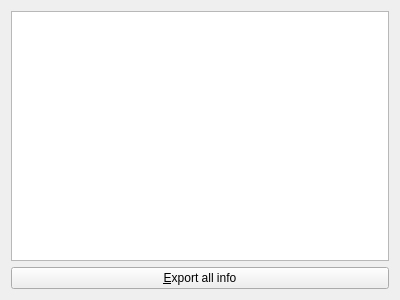
<?xml version="1.0" encoding="UTF-8"?>
<ui version="4.0">
 <class>Form</class>
 <widget class="QWidget" name="Form">
  <property name="geometry">
   <rect>
    <x>0</x>
    <y>0</y>
    <width>400</width>
    <height>300</height>
   </rect>
  </property>
  <property name="windowTitle">
   <string>Form</string>
  </property>
  <layout class="QVBoxLayout" name="verticalLayout">
   <item>
    <widget class="QTableWidget" name="tableWidget">
     <property name="sizePolicy">
      <sizepolicy hsizetype="Preferred" vsizetype="Expanding">
       <horstretch>0</horstretch>
       <verstretch>0</verstretch>
      </sizepolicy>
     </property>
     <property name="editTriggers">
      <set>QAbstractItemView::NoEditTriggers</set>
     </property>
     <property name="verticalScrollMode">
      <enum>QAbstractItemView::ScrollPerPixel</enum>
     </property>
     <property name="horizontalScrollMode">
      <enum>QAbstractItemView::ScrollPerPixel</enum>
     </property>
     <attribute name="horizontalHeaderStretchLastSection">
      <bool>true</bool>
     </attribute>
    </widget>
   </item>
   <item>
    <widget class="QPushButton" name="exportPushButton">
     <property name="sizePolicy">
      <sizepolicy hsizetype="Preferred" vsizetype="Fixed">
       <horstretch>0</horstretch>
       <verstretch>0</verstretch>
      </sizepolicy>
     </property>
     <property name="text">
      <string>&amp;Export all info</string>
     </property>
     <property name="shortcut">
      <string>Alt+E</string>
     </property>
    </widget>
   </item>
  </layout>
 </widget>
 <resources/>
 <connections/>
</ui>
